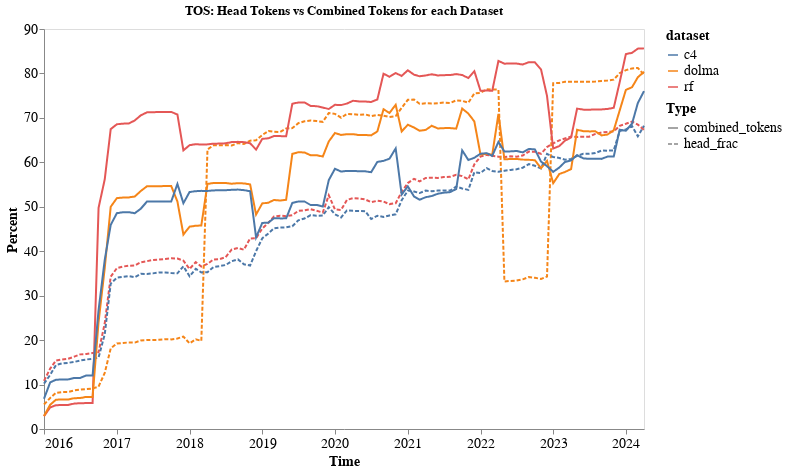
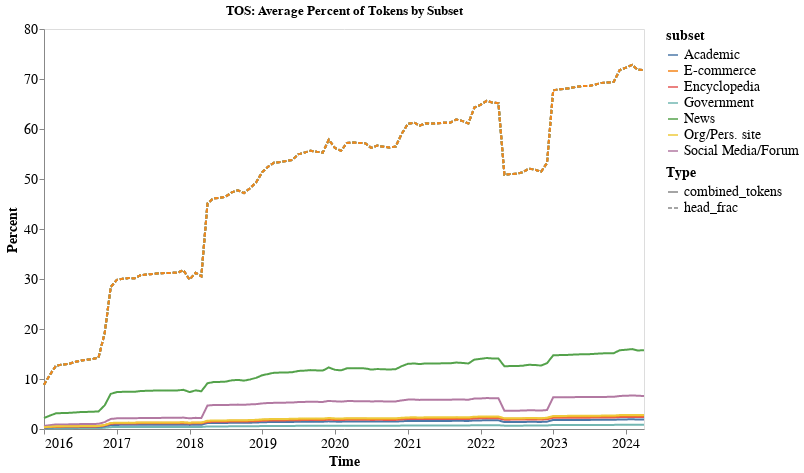

Here is the notebook cell these charts were saved with, in order:
### Code cell
# Load data
tos_df = load_data('output_data_tos/*')  # Adjust path as needed
# print(data)
# print(data.index.name)

# Prepare data for plots
tos_df_full_plot = prepare_data_for_plot1(tos_df)
tos_df_service_plot = prepare_data_for_plot2(tos_df)
# print(data_plot2["subset"].unique())

# Create plots
plot1 = create_plot(tos_df_full_plot, 'TOS: Head Tokens vs Combined Tokens for each Dataset', 'Time', 'Percent', 'Times', 14)
plot2 = create_plot2(tos_df_service_plot, 'TOS: Average Percent of Tokens by Subset', 'Time', 'Percent', 'Times', 14)

# Display the plots
plot1.display()
plot2.display()

### Figure 1 — Vega-Lite specification as saved in the notebook (floating-point values rounded to 4 significant figures; data arrays with more than 128 entries replaced by an {"elided": "..."} marker saying what was removed)
{"config": {"view": {"continuousWidth": 300, "continuousHeight": 300}, "axis": {"grid": false, "labelFont": "Times", "labelFontSize": 14, "titleFont": "Times", "titleFontSize": 14}, "legend": {"labelFont": "Times", "labelFontSize": 14, "titleFont": "Times", "titleFontSize": 14}}, "data": {"name": "data-0ff96bc40f40c7bf3d956223872d7ae2"}, "mark": {"type": "line"}, "encoding": {"color": {"field": "dataset", "type": "nominal"}, "strokeDash": {"field": "Type", "type": "nominal"}, "x": {"axis": {"format": "%Y", "tickCount": {"interval": "year", "step": 1}}, "field": "Date", "title": "Time", "type": "temporal"}, "y": {"field": "Percent", "title": "Percent", "type": "quantitative"}}, "height": 400, "title": "TOS: Head Tokens vs Combined Tokens for each Dataset", "width": 600, "$schema": "https://vega.github.io/schema/vega-lite/v5.17.0.json", "datasets": {"data-0ff96bc40f40c7bf3d956223872d7ae2": {"elided": "600 records"}}}

### Figure 2 — Vega-Lite specification as saved in the notebook (floating-point values rounded to 4 significant figures; data arrays with more than 128 entries replaced by an {"elided": "..."} marker saying what was removed)
{"config": {"view": {"continuousWidth": 300, "continuousHeight": 300}, "axis": {"grid": false, "labelFont": "Times", "labelFontSize": 14, "titleFont": "Times", "titleFontSize": 14}, "legend": {"labelFont": "Times", "labelFontSize": 14, "titleFont": "Times", "titleFontSize": 14}}, "data": {"name": "data-632f28066325a4dcbfed6cb25330fbbd"}, "mark": {"type": "line"}, "encoding": {"color": {"field": "subset", "type": "nominal"}, "strokeDash": {"field": "Type", "type": "nominal"}, "x": {"axis": {"format": "%Y", "tickCount": {"interval": "year", "step": 1}}, "field": "Date", "title": "Time", "type": "temporal"}, "y": {"field": "Percent", "title": "Percent", "type": "quantitative"}}, "height": 400, "title": "TOS: Average Percent of Tokens by Subset", "width": 600, "$schema": "https://vega.github.io/schema/vega-lite/v5.17.0.json", "datasets": {"data-632f28066325a4dcbfed6cb25330fbbd": {"elided": "1400 records"}}}
